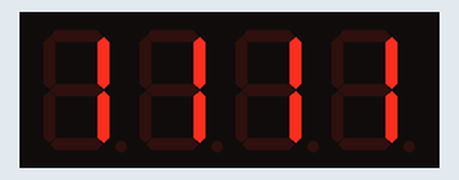
This program was run on a simulated Raspberry Pi (BCM pin numbers). Shown: 4-digit seven-segment display. The clock reads 2024-03-15 10:24:30 at power-on unless the program sets it; library files of the repository ran but are not shown: tm1637.py.

Above: at 0.1 s.

The program:

clock.py
```python
import sys
import time
import datetime
import RPi.GPIO as GPIO
import tm1637

Display = tm1637.TM1637(4,5,tm1637.BRIGHT_TYPICAL)

Display.Clear()
Display.SetBrightnes(1)

while(True):
   now = datetime.datetime.now()
   hour = now.hour
   minute = now.minute
   second = now.second
   currenttime = [ 1, 1, 1, 1 ]

   Display.Show(currenttime)
   Display.ShowDoublepoint(second % 2)

   time.sleep(1)
```
